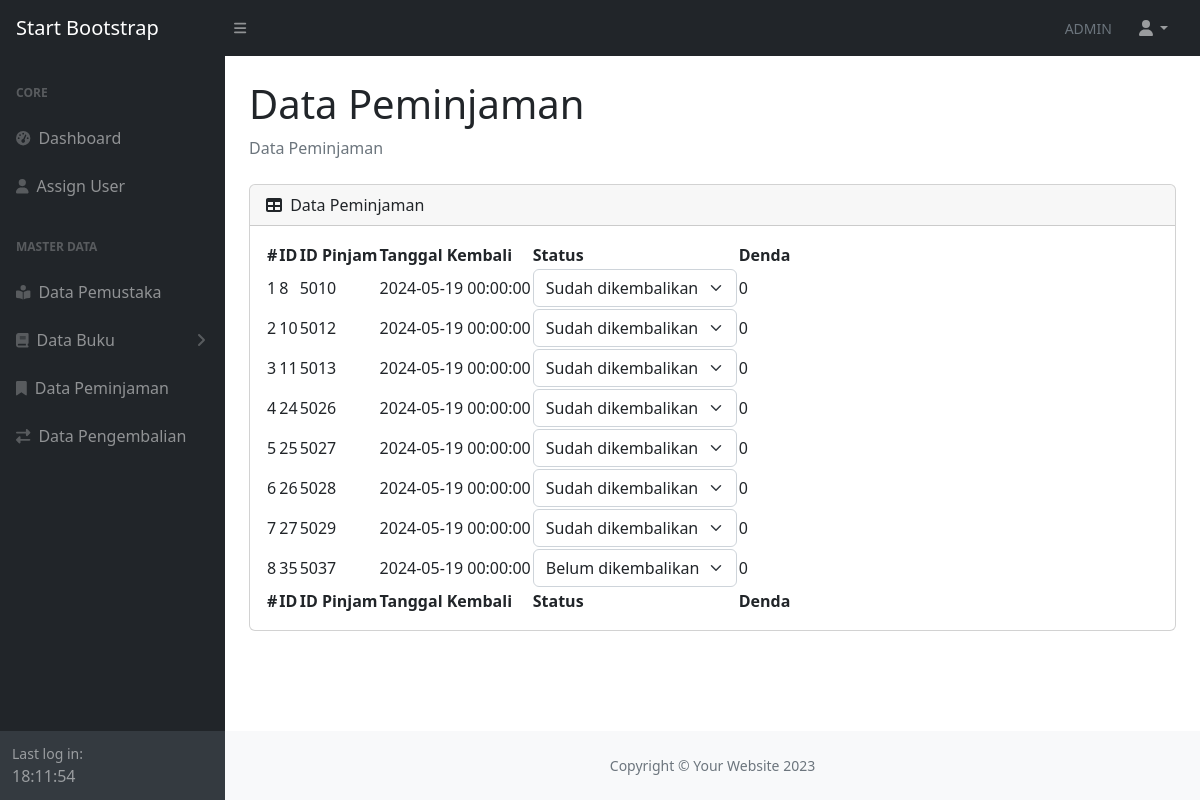
/admin/pengembalian/index.php (signed in), run on the app's committed database.
### tables this page shows
CREATE TABLE `pengembalian` (
  `ID` int NOT NULL,
  `ID_PINJAM` int DEFAULT NULL,
  `TENGGAT_KEMBALI` datetime DEFAULT NULL,
  `TANGGAL_KEMBALI` datetime DEFAULT NULL,
  `DENDA` double DEFAULT NULL,
  `STATUS` tinyint(1) NOT NULL DEFAULT '0'
);

### admin/pengembalian/index.php (the view, shortened to what this page needs)
<?php
include '../include/header.php';
?>
<div class="container-fluid px-4">
   <h1 class="mt-4">Data Peminjaman</h1>
   <ol class="breadcrumb mb-4">
      <li class="breadcrumb-item active">Data Peminjaman</li>
   </ol>
   <div class="card mb-4">
      <div class="card-header">
         <i class="fas fa-table me-1"></i>
         Data Peminjaman
      </div>
      <div class="card-body">
         <table id="datatablesSimple">
            <thead>
               <tr>
                  <th>#</th>
                  <th>ID</th>
                  <th>ID Pinjam</th>
                  <th>Tanggal Kembali</th>
                  <th>Status</th>
                  <th>Denda</th>
               </tr>
            </thead>
            <tfoot>
               <tr>
                  <th>#</th>
                  <th>ID</th>
                  <th>ID Pinjam</th>
                  <th>Tanggal Kembali</th>
                  <th>Status</th>
                  <th>Denda</th>
               </tr>
            </tfoot>
            <tbody>
               <?php
               $peminjaman = mysqli_query($conn, "SELECT * FROM pengembalian");
               $i = 1;
               while ($row = mysqli_fetch_assoc($peminjaman)) {
               ?>
                  <tr>
                     <td><?= $i ?></td>
                     <td><?= $row['ID'] ?></td>
                     <td><?= $row['ID_PINJAM'] ?></td>
                     <td>
                        <?php
                        if ($row['TANGGAL_KEMBALI'] == null) {
                           echo "Belum dikembalikan";
                        } else {
                           echo $row['TANGGAL_KEMBALI'];
                        }
                        ?>
                     </td>
                     <td>
                        <form action="" method="post">
                           <select class="form-select" name="status" onchange="this.form.submit()">
                              <option value="0">Belum dikembalikan</option>
                              <?php if ($row['STATUS'] == 1) { ?>
                                 <option value="1" selected>Sudah dikembalikan</option>
                              <?php } else { ?>
                              <option value="1">Sudah dikembalikan</option>
                              <?php } ?>
                           </select>
                        </form>
                     </td>
                     <td><?= $row['DENDA'] ?></td>
                  </tr>
               <?php
                  $i++;
               } ?>
            </tbody>
         </table>
      </div>
   </div>
   <?php
   include '../include/footer.php';
   ?>

### data on the page
pengembalian: ID "8", ID_PINJAM "5010", TANGGAL_KEMBALI "2024-05-19 00:00:00", status "Sudah dikembalikan", DENDA "0"
pengembalian: ID "10", ID_PINJAM "5012", TANGGAL_KEMBALI "2024-05-19 00:00:00", status "Sudah dikembalikan", DENDA "0"
pengembalian: ID "11", ID_PINJAM "5013", TANGGAL_KEMBALI "2024-05-19 00:00:00", status "Sudah dikembalikan", DENDA "0"
pengembalian: ID "24", ID_PINJAM "5026", TANGGAL_KEMBALI "2024-05-19 00:00:00", status "Sudah dikembalikan", DENDA "0"
pengembalian: ID "25", ID_PINJAM "5027", TANGGAL_KEMBALI "2024-05-19 00:00:00", status "Sudah dikembalikan", DENDA "0"
pengembalian: ID "26", ID_PINJAM "5028", TANGGAL_KEMBALI "2024-05-19 00:00:00", status "Sudah dikembalikan", DENDA "0"
pengembalian: ID "27", ID_PINJAM "5029", TANGGAL_KEMBALI "2024-05-19 00:00:00", status "Sudah dikembalikan", DENDA "0"
pengembalian: ID "35", ID_PINJAM "5037", TANGGAL_KEMBALI "2024-05-19 00:00:00", DENDA "0"

### other printed values
$_SESSION['username'] "ADMIN"
date('H:i:s',$_SESSION['last_login']) "18:11:54"
